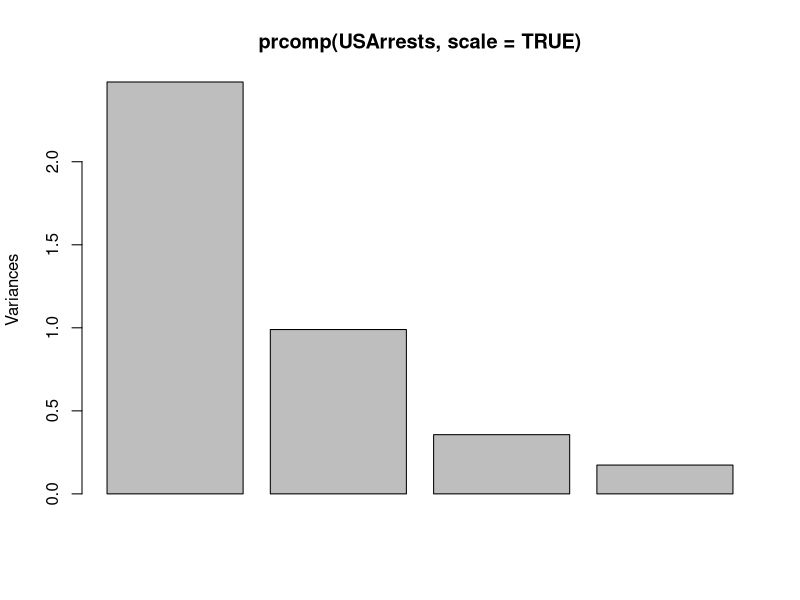
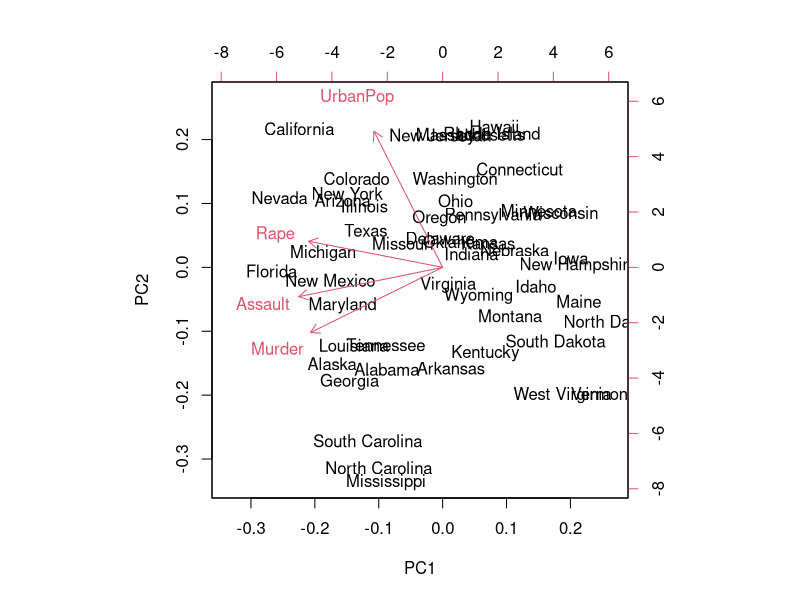
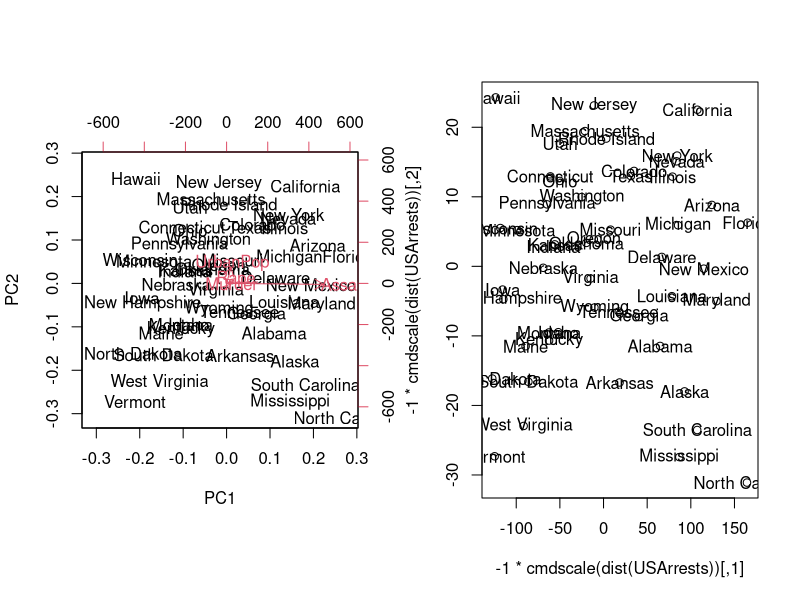
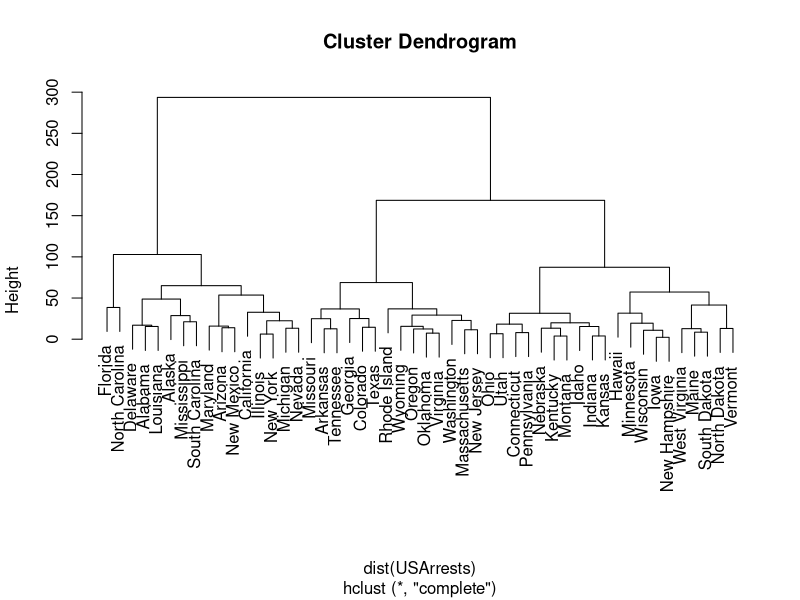
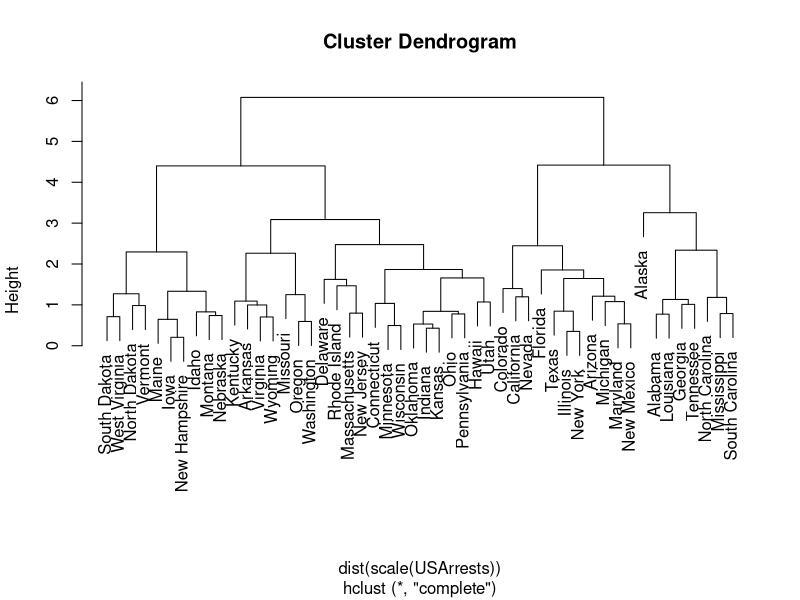
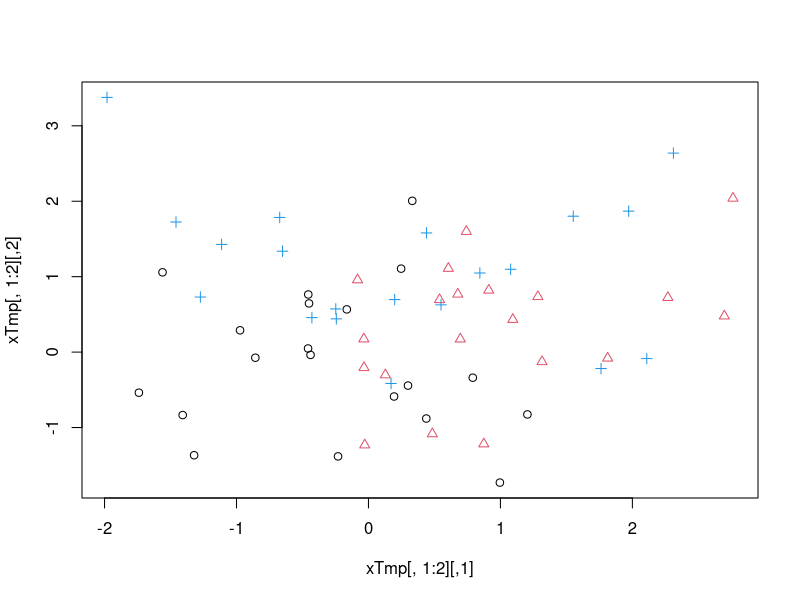
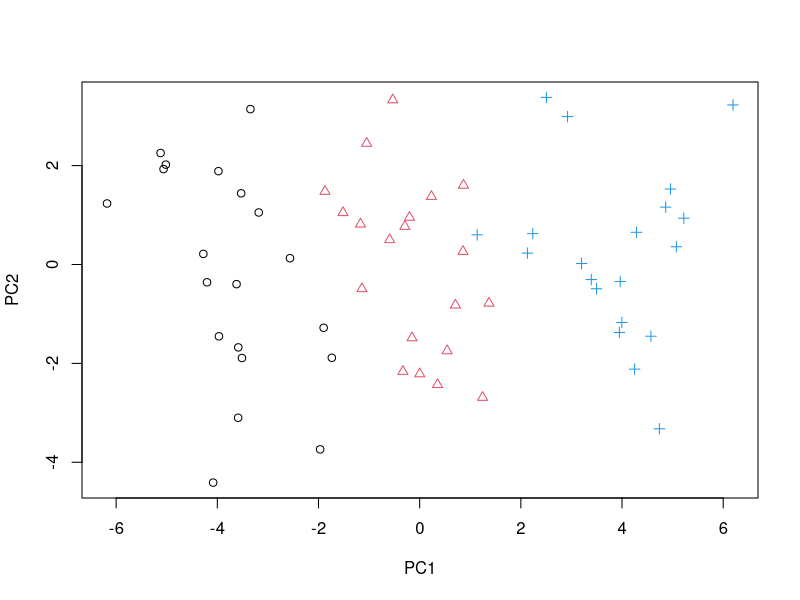
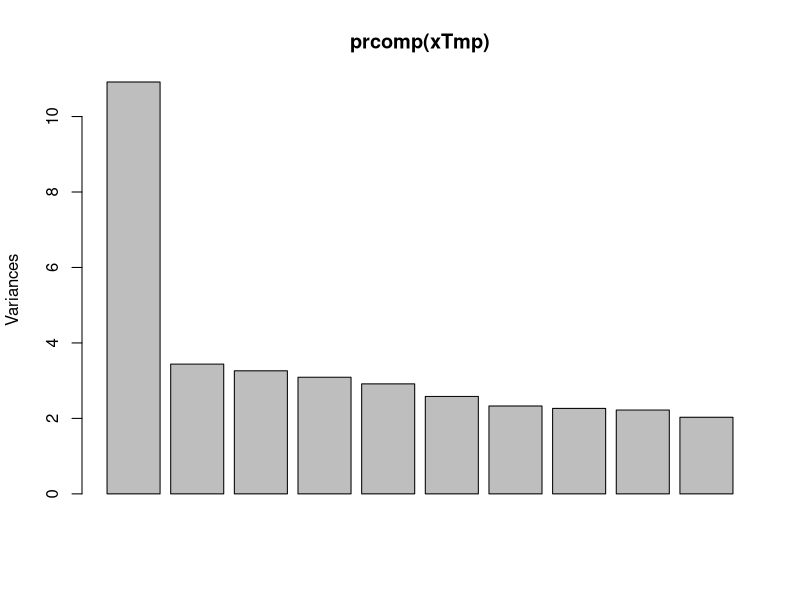

Write the R code that produced these figures, in order.
## ---- chunk 1
knitr::opts_chunk$set(echo = TRUE)
## ---- chunk 2
dim(USArrests)
head(USArrests)
plot(prcomp(USArrests,scale=TRUE))
class(prcomp(USArrests,scale=TRUE))
mode(prcomp(USArrests,scale=TRUE))
pcaRet <- prcomp(USArrests,scale=TRUE)
names(pcaRet)
## ---- chunk 3
pcaRet$sdev
pcaRet$sdev^2
dim(pcaRet$x)
apply(pcaRet$x,2,sd)
sum(pcaRet$sdev^2)
pcaRet$sdev^2/sum(pcaRet$sdev^2)
## ---- chunk 4
dim(pcaRet$rotation)
sum(colSums(pcaRet$rotation[,1]*t(scale(USArrests)))^2) / sum(scale(USArrests)^2)
sum(colSums(pcaRet$rotation[,2]*t(scale(USArrests)))^2) / sum(scale(USArrests)^2)
## ---- chunk 5
biplot(prcomp(USArrests,scale=TRUE))
apply(USArrests,2,sd)
apply(USArrests,2,var)
old.par <- par(mfrow=c(1,2))
biplot(prcomp(USArrests))
plot(-1*cmdscale(dist(USArrests)))
text(-1*cmdscale(dist(USArrests)),rownames(cmdscale(dist(USArrests))))
par(old.par)
## ---- chunk 6
# they are defaults:
#?hclust
plot(hclust(dist(USArrests)))
## ---- chunk 7
sort(cutree(hclust(dist(USArrests)),k=3))
table(cutree(hclust(dist(USArrests)),k=3))
table(cutree(hclust(dist(USArrests)),k=3),cutree(hclust(dist(USArrests)),k=4))
## ---- chunk 8
plot(hclust(dist(scale(USArrests))))
sort(cutree(hclust(dist(scale(USArrests))),k=3))
table(cutree(hclust(dist(scale(USArrests))),k=3))
## ---- chunk 9
table(cutree(hclust(dist(USArrests)),k=3),cutree(hclust(dist(scale(USArrests))),k=3))
## ---- chunk 10
xTmp <- matrix(rnorm(60*50),ncol=50)
cTmp <- c(rep(0,20),rep(0.5,20),rep(1,20))
xTmp <- xTmp + cTmp
plot(xTmp[,1:2],col=c(1,2,4)[as.numeric(factor(cTmp))],pch=as.numeric(factor(cTmp)))
## ---- chunk 11
plot(prcomp(xTmp)$x[,1:2],col=c(1,2,4)[as.numeric(factor(cTmp))],pch=as.numeric(factor(cTmp)))
## ---- chunk 12
kmRes <- kmeans(xTmp,3,nstart=100)
table(kmRes$cluster,cTmp)
## ---- chunk 13
kmRes <- kmeans(xTmp,2)
table(kmRes$cluster,cTmp)
## ---- chunk 14
kmRes <- kmeans(xTmp,4)
table(kmRes$cluster,cTmp)
## ---- chunk 15
plot(prcomp(xTmp))
kmRes <- kmeans(prcomp(xTmp)$x[,1:2],3)
table(kmRes$cluster,cTmp)
## ---- chunk 16
kmRes <- kmeans(scale(xTmp),3)
table(kmRes$cluster,cTmp)
